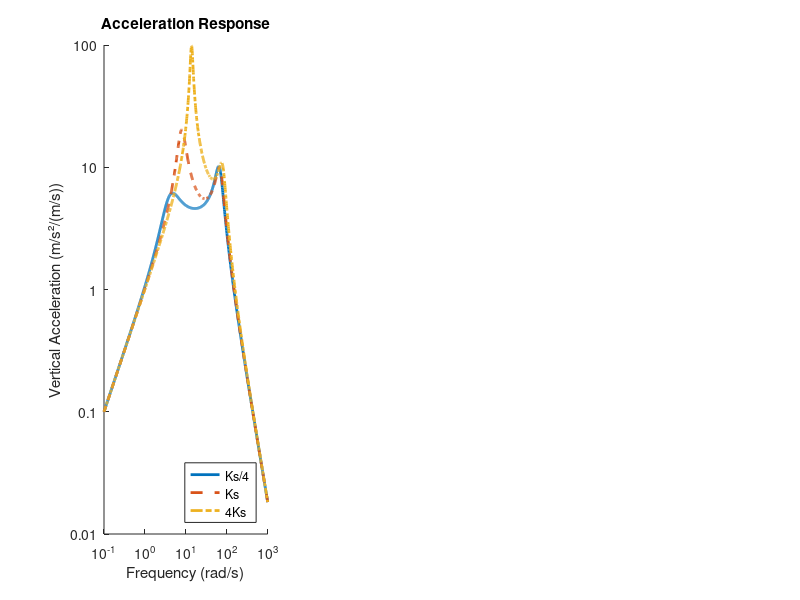

Recreate this plot in MATLAB. (Note: this script raises an error after producing the figure.)
clc
clear
close all
%%

% System parameters
ms = 240;    % Sprung mass (kg)
mu = 36;     % Unsprung mass (kg)
bs = 980;    % Fixed damping coefficient (N·s/m)
kt = 160000; % Tire stiffness (N/m)

% Different spring stiffness cases
ks_cases = [4000, 16000, 64000];  % Ks/4, Ks, 4Ks (N/m)
line_styles = {'-', '--', '-.'};  % Different line styles for each case

% Frequency range
w = logspace(-1, 3, 1000);  % 0.1 to 1000 rad/s

% Create subplots for all three transfer functions
figure('Position', [100 100 1200 400])

% Function to set common axis properties
function setAxisProperties(ax)
    ax.XMinorGrid = 'off';
    ax.YMinorGrid = 'off';
    ax.XScale = 'log';
    ax.YScale = 'log';
    ax.GridAlpha = 0.3;
    grid(ax, 'on');
    ax.XTick = [0.1 1 10 100 1000];
    ax.XTickLabel = {'0.1', '1', '10', '100', '1000'};
end

% 1. Acceleration Transfer Function (Ha)
subplot(1,3,1)
hold on

for i = 1:length(ks_cases)
    ks = ks_cases(i);
    
    for j = 1:length(w)
        s = 1i*w(j);
        num = kt*s*(bs*s + ks);
        d = ms*mu*s^4 + (mu+ms)*bs*s^3 + ((ms+mu)*ks + ms*kt)*s^2 + bs*kt*s + ks*kt;
        H(j) = abs(num/d);
    end
    
    loglog(w, H, line_styles{i}, 'LineWidth', 2)
end

xlabel('Frequency (rad/s)')
ylabel('Vertical Acceleration (m/s²/(m/s))')
title('Acceleration Response')
legend('Ks/4', 'Ks', '4Ks', 'Location', 'southeast')
yticks([0.01 0.1 1 10 100])
yticklabels({'0.01', '0.1', '1', '10', '100'})
xlim([0.1 1000])
ylim([0.01 100])
setAxisProperties(gca)

% 2. Suspension Deflection Transfer Function (Hs)
subplot(1,3,2)
hold on

for i = 1:length(ks_cases)
    ks = ks_cases(i);
    
    for j = 1:length(w)
        s = 1i*w(j);
        num = -kt*ms*s;
        d = ms*mu*s^4 + (mu+ms)*bs*s^3 + ((ms+mu)*ks + ms*kt)*s^2 + bs*kt*s + ks*kt;
        H(j) = abs(num/d);
    end
    
    loglog(w, H, line_styles{i}, 'LineWidth', 2)
end

xlabel('Frequency (rad/s)')
ylabel('Suspension Deflection (m/(m/s))')
title('Suspension Deflection Response')
legend('Ks/4', 'Ks', '4Ks', 'Location', 'southeast')
yticks([0.001 0.01 0.1 1 10])
yticklabels({'0.001', '0.01', '0.1', '1', '10'})
xlim([0.1 1000])
ylim([0.001 10])
setAxisProperties(gca)

% 3. Tire Deflection Transfer Function (Ht)
subplot(1,3,3)
hold on

for i = 1:length(ks_cases)
    ks = ks_cases(i);
    
    for j = 1:length(w)
        s = 1i*w(j);
        num = -(mu*ms*s^3 + (mu+ms)*bs*s^2 + (mu+ms)*ks*s);
        d = ms*mu*s^4 + (mu+ms)*bs*s^3 + ((ms+mu)*ks + ms*kt)*s^2 + bs*kt*s + ks*kt;
        H(j) = abs(num/d);
    end
    
    loglog(w, H, line_styles{i}, 'LineWidth', 2)
end

xlabel('Frequency (rad/s)')
ylabel('Tire Deflection (m/(m/s))')
title('Tire Deflection Response')
legend('Ks/4', 'Ks', '4Ks', 'Location', 'southeast')
yticks([0.0001 0.001 0.01 0.1 1])
yticklabels({'0.0001', '0.001', '0.01', '0.1', '1'})
xlim([0.1 1000])
ylim([0.0001 1])
setAxisProperties(gca)

% Add title for the whole figure
sgtitle('Effect of Spring Stiffness Variation (Fixed Cs = 980 N·s/m)', 'FontSize', 14)

% Add system parameters text box
txt = sprintf('ms = %d kg\nmu = %d kg\nCb = %d N·s/m\nkt = %d N/m', ...
    ms, mu, bs, kt);
annotation('textbox', [0.02 0.7 0.1 0.2], 'String', txt, ...
    'FitBoxToText', 'on', 'BackgroundColor', 'white')